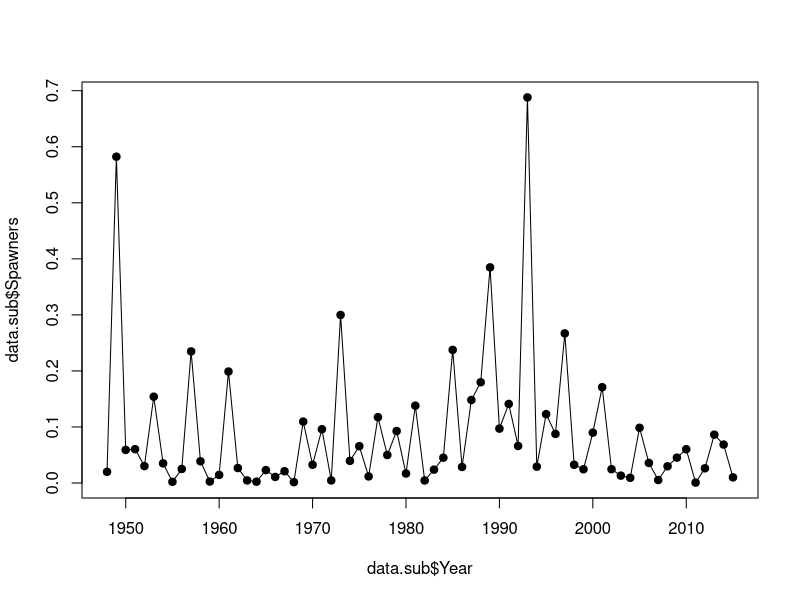

Recreate this plot in R.
#Basic sample script

library(tidyverse)

sample.df <- read.csv("DATA/BaseData/SampleData_TimeSeries.csv")


stock.plot <- "Stock1"

data.sub <- sample.df %>% filter(Stock == stock.plot)

plot(data.sub$Year,data.sub$Spawners,type="o", pch=19)

